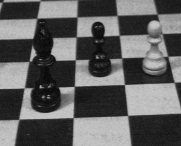
%> input picture Hw3/Chapter3_1.pgm, 181 x 146 px
$ octave Hw3.m   (GNU Octave 9; MATLAB toolbox functions it lacks are replaced by stand-ins)
%> lines starting %> are read from the running program, lines starting %| are printed output that depends on the picture; in (x1, y1, x2, y2) boxes, pixels count from 0 and x2, y2 are one past the last pixel; in counts of white or black regions, pixels touching at a corner belong together; the program's own positions count from 1
close all;%关闭所有窗口
clear;%清除变量的状态数据
clc;%清除命令行
%原图
f = imread('Chapter3_1.pgm');
%> f is the input picture: size 146x181 uint8; min 6, max 205, mean 95.9
subplot(4,3,2),imshow(f);
title('origin')

%%sigma=0.6
%N=3
h1 = fspecial( 'log', 3, 0.6 );
log1 = imfilter(f,h1);
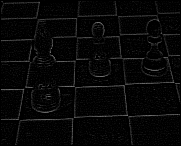
%> log1: size 146x181 uint8; min 0, max 119, mean 7.2
level1=graythresh(log1);%使用graythresh计算灰度门槛
%> level1 = 0.11
b1=im2bw(log1,level1);
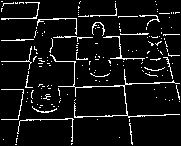
%> b1: size 146x181 logical; 7.2% white in thin lines or dots
subplot(4,3,4),imshow(b1);
title('LoG N=3  sigma=0.6')
%N=5
h1 = fspecial( 'log', 5, 0.6 );
log1 = imfilter(f,h1);
level1=graythresh(log1);%使用graythresh计算灰度门槛
%> level1 = 0.114
b1=im2bw(log1,level1);
%> b1: size 146x181 logical; 8.1% white in thin lines or dots
subplot(4,3,5),imshow(b1);
title('LoG N=5  sigma=0.6')
%N=9
h1 = fspecial( 'log', 9, 0.6 );
log1 = imfilter(f,h1);
level1=graythresh(log1);%使用graythresh计算灰度门槛
b1=im2bw(log1,level1);
%> b1: size 146x181 logical; 8.4% white in thin lines or dots
subplot(4,3,6),imshow(b1);
title('LoG N=9  sigma=0.6')


%%sigma=1.2
%N=3
h2 = fspecial( 'log', 3, 1.2 );
log2 = imfilter(f,h2);
level2=graythresh(log2);%使用graythresh计算灰度门槛
%> level2 = 0.00784
b2=im2bw(log2,level2);
%> b2: size 146x181 logical; 7.6% white in thin lines or dots
subplot(4,3,7),imshow(b2);
title('LoG N=3  sigma=1.2')
%N=5
h2 = fspecial( 'log', 5, 1.2 );
log2 = imfilter(f,h2);
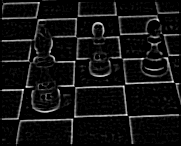
%> log2: size 146x181 uint8; min 0, max 28, mean 2; drawn with min black and max white
level2=graythresh(log2);%使用graythresh计算灰度门槛
%> level2 = 0.0235
b2=im2bw(log2,level2);
%> b2: size 146x181 logical; 11.7% white in thin lines or dots
subplot(4,3,8),imshow(b2);
title('LoG N=5  sigma=1.2')
%N=9
h2 = fspecial( 'log', 9, 1.2 );
log2 = imfilter(f,h2);
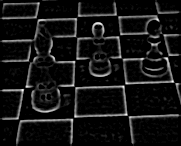
%> log2: size 146x181 uint8; min 0, max 34, mean 2.8; drawn with min black and max white
level2=graythresh(log2);%使用graythresh计算灰度门槛
%> level2 = 0.0314
b2=im2bw(log2,level2);
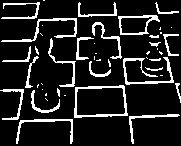
%> b2: size 146x181 logical; 13.2% white in thin lines or dots
subplot(4,3,9),imshow(b2);
title('LoG N=9  sigma=1.2')

%sigma=2.8
%N=3
h3 = fspecial( 'log', 3, 2.8 );
log2 = imfilter(f,h3);
%> log2: size 146x181 uint8; every value is 0
level3=graythresh(log2);%使用graythresh计算灰度门槛
%> level3 = 0
b2=im2bw(log2,level3);
subplot(4,3,10),imshow(b2);
title('LoG N=3  sigma=2.8')
%N=5
h3 = fspecial( 'log', 9, 2.8 );
log2 = imfilter(f,h3);
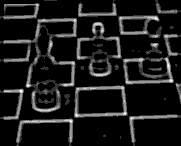
%> log2: size 146x181 uint8; min 0, max 5, mean 0.512; drawn with min black and max white
level3=graythresh(log2);%使用graythresh计算灰度门槛
%> level3 = 0.00392
b2=im2bw(log2,level3);
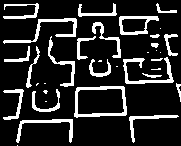
%> b2: size 146x181 logical; 15.7% white; 35 white regions (12 under 20 px), largest, box (x1, y1, x2, y2) and area: (74, 86, 127, 118) 475, (123, 57, 174, 84) 382, (3, 18, 77, 44) 377
subplot(4,3,11),imshow(b2);
title('LoG N=5  sigma=2.8')
%N=9
h3 = fspecial( 'log', 9, 2.8 );
log2 = imfilter(f,h3);
level3=graythresh(log2);%使用graythresh计算灰度门槛
b2=im2bw(log2,level3);
subplot(4,3,12),imshow(b2);
title('LoG N=9  sigma=2.8')
